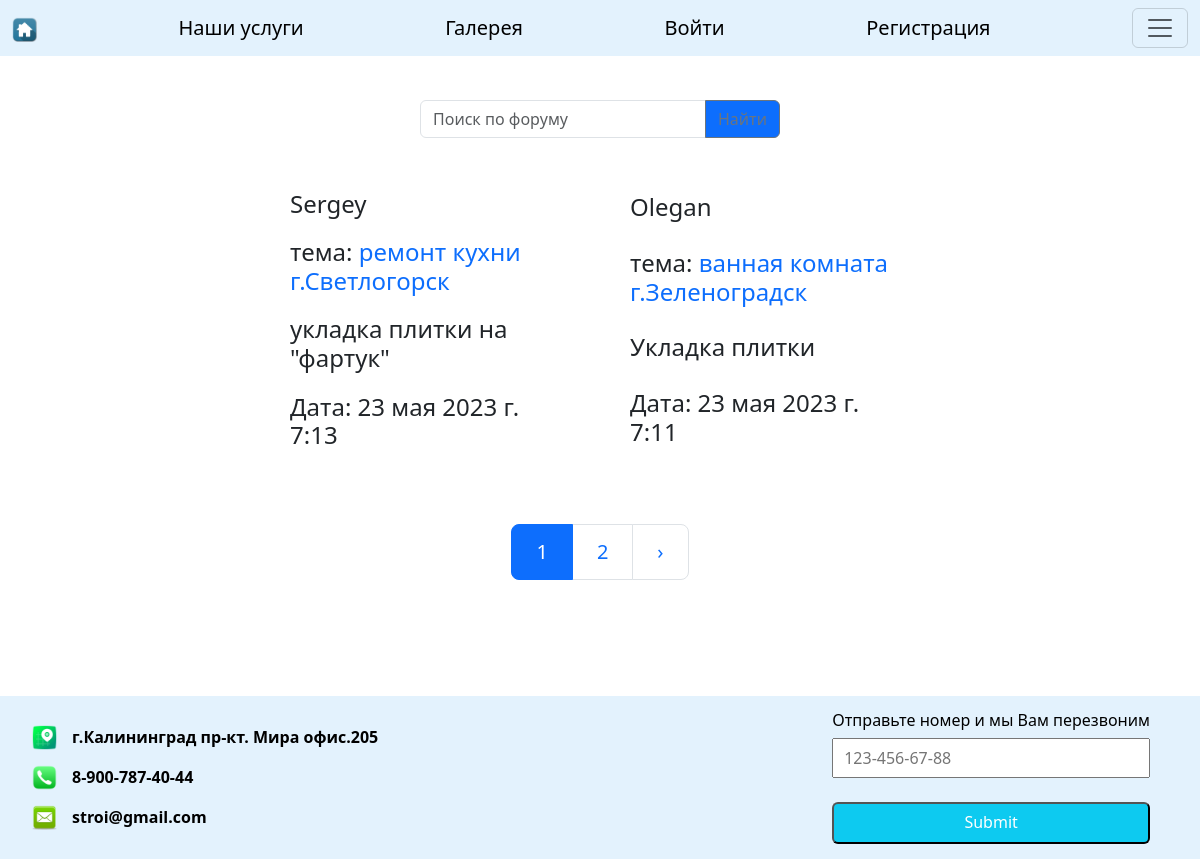
Before: /forum/ with the older database file.
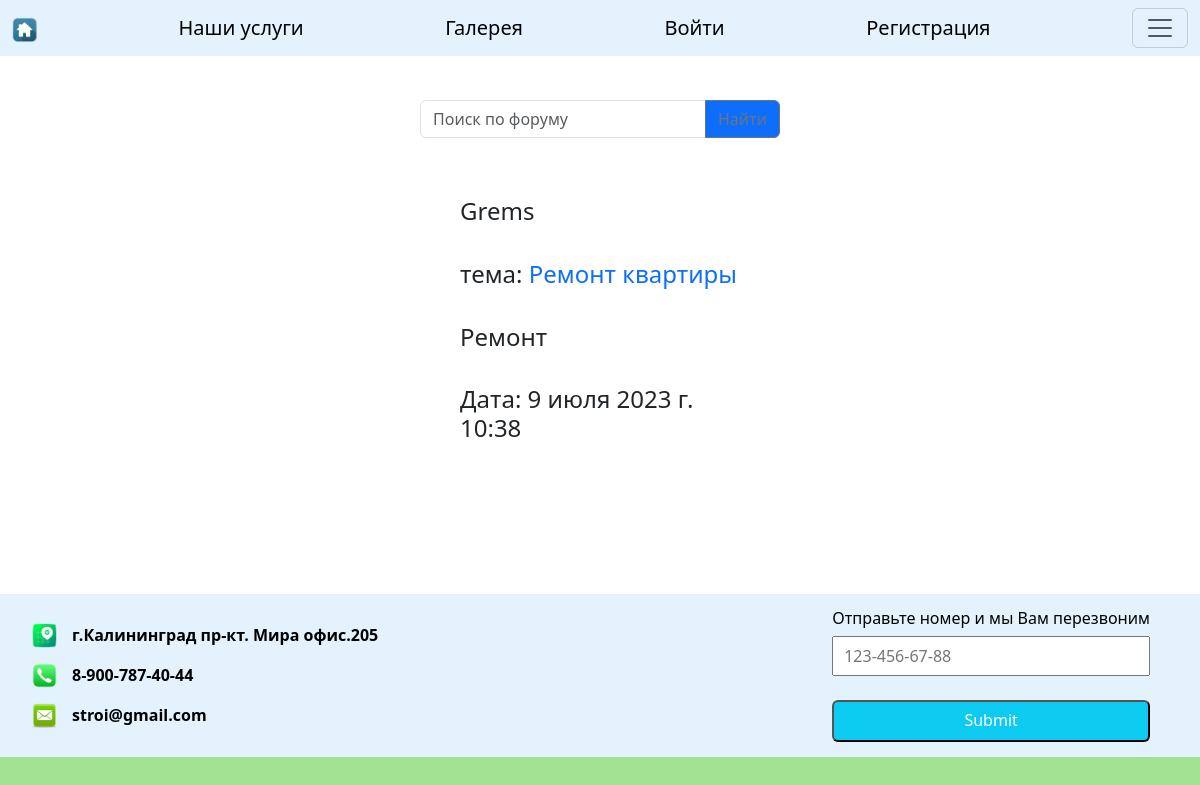
After: the same page with the newer database file.
### forum/models.py (models this page shows, shortened)
class Thread(models.Model):  # модель Thread для создания рубрик в модели Category категория
    title = models.CharField(max_length=100)
    content = models.TextField()
    category = models.ForeignKey(Category, on_delete=models.CASCADE)
    author = models.ForeignKey(User, on_delete=models.CASCADE)
    created_at = models.DateTimeField(auto_now_add=True)
    class Meta:
        ordering = ['-created_at']

### main_1/models.py (models this page shows, shortened)
class ContactOfOrganization(models.Model):
    address = models.CharField(max_length=1000)
    phone = models.CharField(max_length=50)
    email = models.CharField(max_length=100)

### forum/views.py (the view)
# urls.py: path('', views.index, name='forum'),
def index(request):
    message, search_query, info = search_forum(request)
    custom_range, message = paginate_forum(request, message, 2)
    contact_org = ContactOfOrganization.objects.all()
    context = {
        'custom_range': custom_range,
        'message': message,
        'search_query': search_query,
        'contact': contact_org,
        'info': info
    }
    return render(request, 'forum/index.html', context)

### forum/utils.py (called while the page is built)
def paginate_forum(request, message, results):
    page = request.GET.get('page', 1)
    paginator = Paginator(message, results, allow_empty_first_page=True)
    message = paginator.get_page(page)
    left_index = int(page) - 2
    if left_index < 1:
        left_index = 1
    right_index = int(page) + 3
    if right_index > paginator.num_pages:
        right_index = paginator.num_pages + 1
    custom_range = range(left_index, right_index)
    return custom_range, message

def search_forum(request):
    search_query = ''
    if request.GET.get('search_query'):
        search_query = request.GET.get('search_query')
    message = Thread.objects.filter(Q(title__iregex=search_query) | Q(content__iregex=search_query) |
                                    Q(author__first_name__iregex=search_query) | Q(
        created_at__iregex=search_query) | Q(category__name__iregex=search_query))
    info = True
    if not message.exists():
        message = Thread.objects.all()
        info = messages.info(request, 'по запросу ничего не найдено')
    return message, search_query, info

### forum/templates/forum/index.html (shortened to what this page needs)
{% extends 'main/index.html' %}
{% block content %}
    {% if message %}
    <form action="{% url 'forum' %}" method="get" id="search">
        <div class="input-group mb-3" style="padding-top: 100px; width: 30%; margin: 0 auto">
  <input type="text" name="search_query" class="form-control" placeholder="Поиск по форуму"
         aria-label="Recipient's username"
         aria-describedby="button-addon2" value="{{ search_query }}">
  <button class="btn btn-outline-secondary bg-primary" type="submit" id="button-addon2">Найти</button>
            </div>
    </form>
    {% else %}
    <h3 style="padding-top: 100px; width: 50%; margin: 0 auto">Вы можете создать раздел в
        <a href="{% url 'personal_account' user.id %}">личном кабинете</a></h3>
    {% endif %}
<div class="forum_block">
    <div class="forum_wrapper">
        <div class="forum_items">
            {% for field in message %}
        <div class="forum_item">
        <h4>{{ field.author.first_name }}</h4>
        <h4>тема: <a href="{% url 'forum_discuss' field.id %}" style="text-decoration: none">
            {{ field.title }}</a></h4>
        <h4>{{ field.content|truncatewords:10 }}</h4>
        <h4>Дата: {{ field.created_at }}</h4>
    </div>
           {% empty %}
                  <div class="false_block" style="height: 340px"></div>
            {% endfor %}
        </div>
        {% if message.has_other_pages %}
        <nav aria-label="...">
  <ul class="pagination pagination-lg" style="padding-top: 30px;">
{% for page in custom_range %}
      {% if page == message.number %}
    <li class="page-item active" aria-current="page">
      <a class="page-link" href="?page={{page}}" data-page="{{page}}">{{ page }}</a>
    </li>
      {% else %}
      <li class="page-item"><a class="page-link" href="?page={{page}}" data-page="{{page}}">{{ page }}</a></li>
      {% endif %}
     {% endfor %}
      {% if message.has_next %}
    <li class="page-item">
      <a class="page-link" href="?page={{ message.next_page_number }}" data-page="{{message.next_page_number}}">&#8250;</a>
    </li>
        {% endif %}
  </ul>
</nav>
        {% endif %}
</div>
    </div>
{% endblock %}

### main_1/templates/main/index.html (shortened to what this page needs)
<!DOCTYPE html>
{% load static %}
<html lang="en">
<head>
    <link rel="stylesheet" href="{% static 'css/style.css' %}">
    <link rel="stylesheet" href="https://cdn.jsdelivr.net/npm/bootstrap@5.3.0-alpha3/dist/css/bootstrap.min.css">
    <link rel="stylesheet" href="https://rsms.me/inter/inter.css">
</head>
<body>
{% block title %}
<nav class="navbar fixed-top" style='background-color: #e3f2fd'>
  <div class="container-fluid">
   <a class="navbar-brand hov" style="margin-right: 16px; background: {{ color }}"
      href="{% url 'index' %}"><img src="{% static 'images/home.ico' %}" alt="" style="width: 25px; height: 25px"></a>
    <a class="navbar-brand hov"  href="{% url 'main' %}" style="background: {{ color_our }}">Наши услуги</a>
    <a class="navbar-brand hov" href="{% url 'gallery' %}" style="background: {{ color_gallery }}">Галерея</a>
      {% if user.is_authenticated%}
    <a class="navbar-brand hov" href="{% url 'logout' %}">Выйти</a>
    <a class="navbar-brand hov" href="{% url 'personal_account'  user.id %}" style="background: {{ color_cabinet }}">Личный кабинет</a>
      {% else %}
    <a class="navbar-brand hov" href="{% url 'login' %}" style="background: {{ color_login }}">Войти</a>
    <a class="navbar-brand hov" href="{% url 'enter' %}" style="background: {{ color_enter }}">Регистрация</a>
      {% endif %}
    <button class="navbar-toggler" type="button" data-bs-toggle="offcanvas" data-bs-target="#offcanvasDarkNavbar" aria-controls="offcanvasDarkNavbar" aria-label="Toggle navigation">
      <span class="navbar-toggler-icon"></span>
    </button>
  </div>
</nav>
{% endblock %}
{% block content %}{% endblock %}
{% block footer %}
<div class="footer">
            {% for fields in contact %}
                <ul class="contact_list">
                    <li class="contact_element">
                        <img src="{% static 'images/address_icon.png' %}" alt=""><p>{{ fields.address }}</p>
                    </li>
                    <li class="contact_element">
                        <img src="{% static 'images/phone_icon.png' %}" alt=""><p>{{ fields.phone }}</p>
                    </li>
                     <li class="contact_element">
                        <img src="{% static 'images/mail_icon.png' %}" alt=""><p>{{ fields.email }}</p>
                    </li>
                </ul>
            {% endfor %}
    <div class="footer_wrap" >
            <form hx-post="/send-htmx-message/">
            <h6>Отправьте номер и мы Вам перезвоним</h6>
<input type="tel" id="phone" name="phone" placeholder="123-456-67-88" pattern="[0-9]{3}-[0-9]{3}-[0-9]{2}-[0-9]{2}"
         required>
            <br><br>
            <input type="submit" class="inline-block rounded bg-info px-6 pb-2 pt-2.5 text-xs font-medium uppercase leading-normal text-white shadow-[0_4px_9px_-4px_#54b4d3] transition duration-150 ease-in-out hover:bg-info-600 hover:shadow-[0_8px_9px_-4px_rgba(84,180,211,0.3),0_4px_18px_0_rgba(84,180,211,0.2)] focus:bg-info-600 focus:shadow-[0_8px_9px_-4px_rgba(84,180,211,0.3),0_4px_18px_0_rgba(84,180,211,0.2)] focus:outline-none focus:ring-0 active:bg-info-700 active:shadow-[0_8px_9px_-4px_rgba(84,180,211,0.3),0_4px_18px_0_rgba(84,180,211,0.2)] dark:shadow-[0_4px_9px_-4px_rgba(84,180,211,0.5)] dark:hover:shadow-[0_8px_9px_-4px_rgba(84,180,211,0.2),0_4px_18px_0_rgba(84,180,211,0.1)] dark:focus:shadow-[0_8px_9px_-4px_rgba(84,180,211,0.2),0_4px_18px_0_rgba(84,180,211,0.1)] dark:active:shadow-[0_8px_9px_-4px_rgba(84,180,211,0.2),0_4px_18px_0_rgba(84,180,211,0.1)]">
                </form>
    </div>
</div>
{% endblock %}
</body>
</html>

Changed rows visible on the page:
removed Thread: author.first_name "Sergey", title "ремонт кухни г.Светлогорск", content "укладка плитки на \"фартук\"", created_at "23 мая 2023 г. 7:13"
removed Thread: author.first_name "Olegan", title "ванная комната г.Зеленоградск", content "Укладка плитки", created_at "23 мая 2023 г. 7:11"
added Thread: author.first_name "Grems", title "Ремонт квартиры", content "Ремонт", created_at "9 июля 2023 г. 10:38"
Other visible differences:
list line gone: "1"
list line gone: "2"
